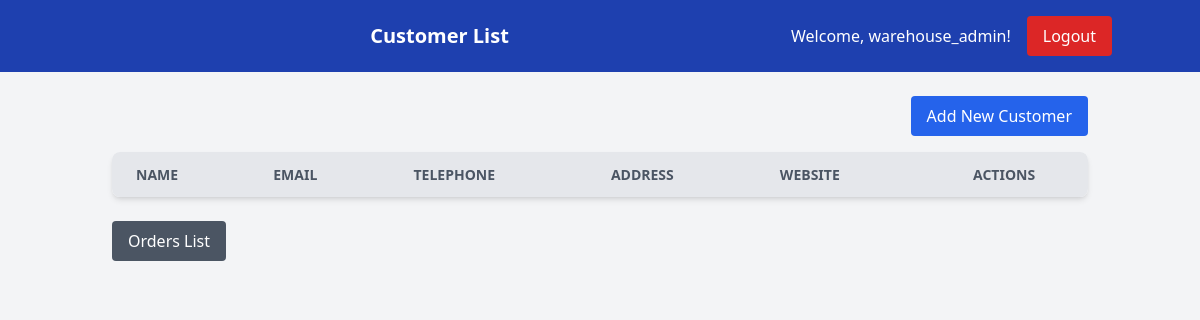
/inventory/customer_list/ (signed in), run on an earlier commit of the app's database.
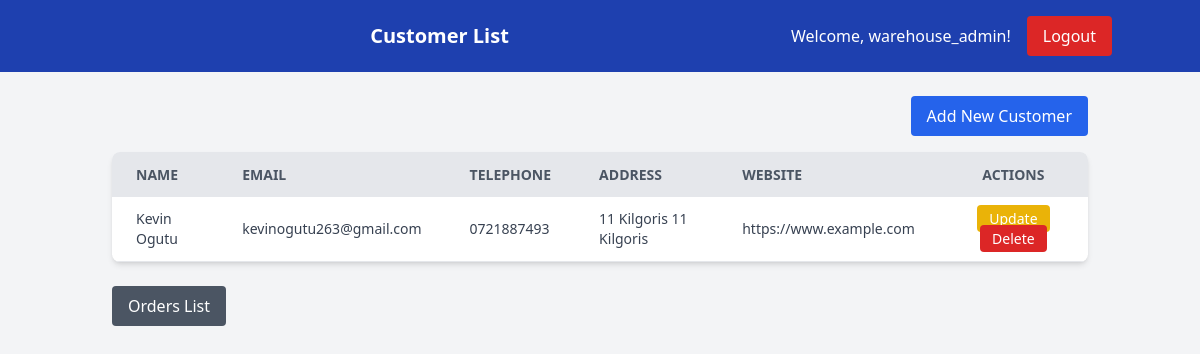
And on a later commit of the database.
### inventory/models.py (models this page shows, shortened)
class Customer(models.Model):
    name = models.CharField(max_length=255)
    email = models.EmailField()
    telephone = models.CharField(max_length=20)
    address = models.TextField(default='no adress added')
    website = models.URLField(default='https://www.example.com')

### inventory/views.py (the view)
# urls.py: path('customer_list/', views.customer_list, name='customer_list'),
@login_required
def customer_list(request):
    customers = Customer.objects.all()
    is_manager = request.user.groups.filter(name='warehouse_managers').exists()
    is_staff = request.user.groups.filter(name='warehouse_staff').exists()
    context = {
        'customers': customers,
        'is_manager': is_manager,
        'is_staff': is_staff,
    }
    return render(request, 'inventory/customer_list.html', context)

### templates/inventory/customer_list.html (shortened to what this page needs)
<!DOCTYPE html>
<html lang="en">
<head>
    {% load static tailwind_tags %}
    <link href="https://cdn.jsdelivr.net/npm/tailwindcss@2.2.19/dist/tailwind.min.css" rel="stylesheet">
    {% tailwind_css %}
</head>
<body class="bg-gray-100 font-sans">
    <header class="bg-blue-800 text-white p-4">
        <div class="container mx-auto flex justify-between items-center">
            <h1 class="text-xl font-semibold">Customer List</h1>
            <div class="flex items-center space-x-4">
                <span>Welcome, {{ user.username }}!</span>
                <a href="{% url 'logout' %}" class="bg-red-600 hover:bg-red-700 text-white py-2 px-4 rounded">Logout</a>
            </div>
        </div>
    </header>
    <main class="container mx-auto p-6">
        <div class="flex justify-end mb-4">
            <a href="{% url 'create_customer' %}" class="bg-blue-600 hover:bg-blue-700 text-white py-2 px-4 rounded">Add New Customer</a>
        </div>
        <div class="bg-white shadow-md rounded-lg overflow-hidden">
            <table class="min-w-full leading-normal">
                <thead>
                    <tr class="bg-gray-200 text-gray-600 uppercase text-sm leading-normal">
                        <th class="py-3 px-6 text-left">Name</th>
                        <th class="py-3 px-6 text-left">Email</th>
                        <th class="py-3 px-6 text-left">Telephone</th>
                        <th class="py-3 px-6 text-left">Address</th>
                        <th class="py-3 px-6 text-left">Website</th>
                        <th class="py-3 px-6 text-center">Actions</th>
                    </tr>
                </thead>
                <tbody class="text-gray-700 text-sm font-light">
                    {% for customer in customers %}
                    <tr class="border-b border-gray-200 hover:bg-gray-100">
                        <td class="py-3 px-6 text-left">{{ customer.name }}</td>
                        <td class="py-3 px-6 text-left">{{ customer.email }}</td>
                        <td class="py-3 px-6 text-left">{{ customer.telephone }}</td>
                        <td class="py-3 px-6 text-left">{{ customer.address }}</td>
                        <td class="py-3 px-6 text-left">{{ customer.website }}</td>
                        <td class="py-3 px-6 text-center">
                            <a href="{% url 'update_customer' customer.pk %}" class="bg-yellow-500 hover:bg-yellow-600 text-white py-1 px-3 rounded">Update</a>
                            <a href="{% url 'delete_customer' customer.pk %}" class="bg-red-600 hover:bg-red-700 text-white py-1 px-3 rounded">Delete</a>
                        </td>
                    </tr>
                    {% endfor %}
                </tbody>
            </table>
        </div>
        <div class="mt-6 flex justify-start">
            <a href="{% url 'order_list' %}" class="bg-gray-600 hover:bg-gray-700 text-white py-2 px-4 rounded">Orders List</a>
        </div>
    </main>
</body>
</html>

What changed in the data, as far as the page shows it:
added Customer: name "Kevin Ogutu", email "kevinogutu263@gmail.com", telephone "0721887493", address "11 Kilgoris 11 Kilgoris", website "https://www.example.com"
